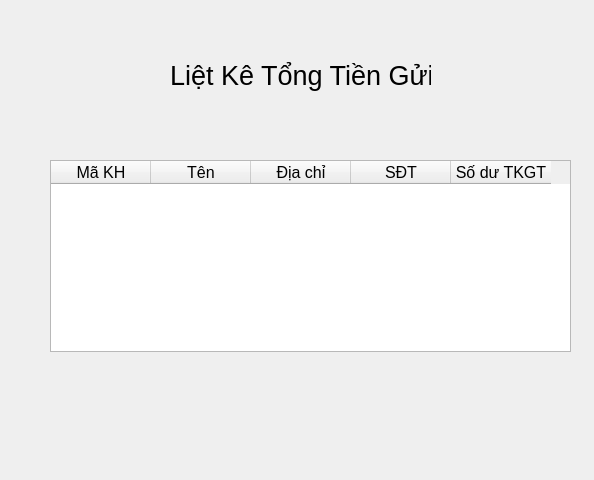
<?xml version="1.0" encoding="UTF-8"?>
<ui version="4.0">
 <class>Dialog</class>
 <widget class="QDialog" name="Dialog">
  <property name="geometry">
   <rect>
    <x>0</x>
    <y>0</y>
    <width>594</width>
    <height>480</height>
   </rect>
  </property>
  <property name="windowTitle">
   <string>Dialog</string>
  </property>
  <widget class="QLabel" name="label_4">
   <property name="geometry">
    <rect>
     <x>170</x>
     <y>50</y>
     <width>261</width>
     <height>51</height>
    </rect>
   </property>
   <property name="font">
    <font>
     <pointsize>20</pointsize>
    </font>
   </property>
   <property name="text">
    <string>Liệt Kê Tổng Tiền Gửi</string>
   </property>
  </widget>
  <widget class="QTableWidget" name="tableWidget">
   <property name="geometry">
    <rect>
     <x>50</x>
     <y>160</y>
     <width>521</width>
     <height>192</height>
    </rect>
   </property>
   <property name="font">
    <font>
     <pointsize>12</pointsize>
    </font>
   </property>
   <column>
    <property name="text">
     <string>Mã KH</string>
    </property>
    <property name="font">
     <font>
      <pointsize>12</pointsize>
     </font>
    </property>
   </column>
   <column>
    <property name="text">
     <string>Tên</string>
    </property>
    <property name="font">
     <font>
      <pointsize>12</pointsize>
     </font>
    </property>
   </column>
   <column>
    <property name="text">
     <string>Địa chỉ</string>
    </property>
   </column>
   <column>
    <property name="text">
     <string>SĐT</string>
    </property>
   </column>
   <column>
    <property name="text">
     <string>Số dư TKGT</string>
    </property>
   </column>
  </widget>
 </widget>
 <resources/>
 <connections/>
</ui>
